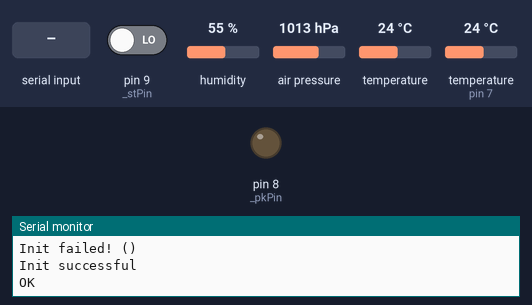
This sketch was run on a simulated Arduino Mega 2560, built with avr-gcc and run on an emulated ATmega2560. On the bench: output pins drawn as LEDs (lit = HIGH), the last lines printed to the serial monitor. The test bench sets the inputs (shaded band); at power-on: pin 9 (_stPin) LOW, humidity 55 %, air pressure 1013 hPa, temperature 24 °C, temperature (sensor on pin 7) 24 °C. The modem accepts every AT command (registered, SIM ready, sends succeed) and sends nothing else.

Above: at 3.6 s.
3.7 s: "~\n" received over Serial
At 5.6 s:
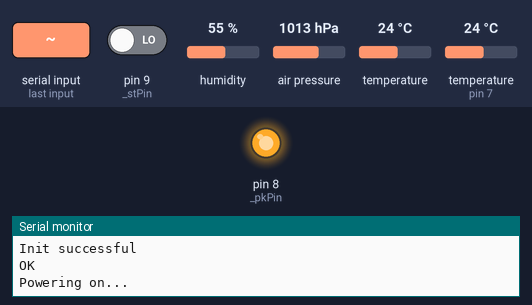
6.2 s: byte 36 ('$') received over Serial
9.2 s: "$\n" received over the second serial link
12.2 s: "~\n" received over the second serial link
14.0 s: "&\n" received over the second serial link
16.0 s: "`\n" received over the second serial link
Timing chart, 0 to 19.0 s (numbered marks = the images above; inputs shaded):
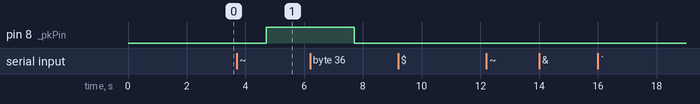

Measured:
- after the input at 3.7 s, pin 8 (_pkPin): LOW → HIGH after 1.0 s

The sketch:

WeatherStation.ino
```cpp
#define _pkPin 8
#define _stPin 9
#define PHOTORESISTOR A5

#include <DHT.h>
#include <SoftwareSerial.h>
#include <SFE_BMP180.h>
#include <Wire.h>
/*#include <TimeLib.h>
#include <DS1307RTC.h>*/

#define DHTPIN 7 // Digital PIN of DHT22
#define DHTTYPE DHT11

DHT dht(DHTPIN, DHTTYPE);
SFE_BMP180 pressure;

// power Up GPRS Shield
void powerOn() {
  Serial.print("Powering on...");
  delay(1000);
  pinMode(_pkPin, OUTPUT);
  pinMode(_stPin, INPUT);
  if (!digitalRead(_stPin)) {
      digitalWrite(_pkPin, HIGH);
      delay(3000);
  }
  digitalWrite(_pkPin, LOW);
  if (Serial1) Serial1.begin(9600);
  delay(1000);
  Serial.println("Done");
}

// power Off GPRS Shield
void powerOff() {
  Serial.print("Powering off...");
  pinMode(_pkPin, OUTPUT);
  pinMode(_stPin, INPUT);
  if (digitalRead(_stPin)) {
      digitalWrite(_pkPin, HIGH);
      delay(3000);
  }
  digitalWrite(_pkPin, LOW);
  if (Serial1) Serial1.end();
  delay(1000);
  Serial.println("Done");
}


void readSerial1() {
  if (Serial1.available()) {
    while (Serial1.available()) {
      Serial.write(Serial1.read());
    }

    // Serial.println();
  }
}

String readSerial1String() {
  String s = "";
  while (Serial1.available() && s.length() < 100) {
    char c = Serial1.read();
    s += c;
  }

  return s;
}

float h_DHT, t_DHT;

void getTemperature() {
  h_DHT = dht.readHumidity();
  t_DHT = dht.readTemperature();

  if (isnan(t_DHT) || isnan(h_DHT)) { // Check the data from DHT22
    Serial.println("Failed to read from DHT");
  }
  else {
    Serial.println("Humidity: " + (String)h_DHT);
    Serial.println("Temperature: " + (String)t_DHT + " *C");
  }
}

double t_BMP, p_BMP;
void getPressure(){
    char status;

    status = pressure.startTemperature();
    if (status != 0){
        delay(status);
        status = pressure.getTemperature(t_BMP);
        if (status != 0){
            status = pressure.startPressure(3);
            if (status != 0){
                // ожидание замера давления
                delay(status);
                status = pressure.getPressure(p_BMP, t_BMP);
                if (status != 0){
                    Serial.println("Pressure: " + (String)p_BMP);
                    Serial.println(t_BMP);
                }
            }
        }
    }
}

String print2digits(int number) { // Help function for print time
  String result_number = "";
  if (number >= 0 && number < 10) {
    result_number += "0";
  }
  result_number += (String)number;
  return result_number;
}

void setup() {
  // SIM900 (перевод в текстовый)
  Serial1.print("AT+CMGF=1\r");
  delay(200);

  // "Убиваем" все ненужные выводы
  //for (int pinN = 4; pinN <= 13; pinN++) pinMode(pinN, INPUT_PULLUP);
  //for (int pinN = A0; pinN <= A5; pinN++) pinMode(pinN, INPUT_PULLUP);
  //pinMode(SDA, INPUT_PULLUP); pinMode(SCL, INPUT_PULLUP);

  pinMode(PHOTORESISTOR, INPUT);

  Serial.begin(9600);
  Serial.flush();
  Serial1.begin(9600);
  Serial1.flush();
  Serial1.setTimeout(10);
  while (!Serial) {};

  Serial.println("Initializing sensors...");

  // Датчики
  if (pressure.begin())
    Serial.println("BMP180 initialized");
  else
    Serial.println("BMP180 failed");
  dht.begin();
  Serial.println("DHT initialized");

  Serial.println("GSM Tester loaded!");
  //Serial.println("Doing power cycle");
  //powerOff();
  //powerOn();
  int triesNum = 0;
  while (1) {
    Serial1.print("AT\r");
    delay(500);
    String s = readSerial1String();
    if (s.indexOf("OK") != -1) {
      Serial.println("Init successful");
      break;
    }
    else {
      Serial.println("Init failed! (" + s + ")");
      if (triesNum++ == 10) {
        Serial.println("Init failed, restarting...");
//        break;

        powerOff();
        delay(1000);
        powerOn();
        delay(5000);

        // SIM900 (перевод в текстовый)
        Serial1.print("AT+CMGF=1\r");
        delay(200);

        triesNum = 0;
      }
      delay(1000);
    }
  }

  // Разрешаем загрузку времени с интернета
  Serial1.print("AT+CLTS=1\r");
  delay(200);
}

void sendCommand(String command, int del = 200, bool readSerial = true) {
  Serial1.print(command + "\r");
  delay(del);

  if (readSerial)
    readSerial1();
}

int lightLevel = 0;
void getLightLevel() {
  lightLevel = analogRead(PHOTORESISTOR);
  Serial.println("Light level: " + (String)lightLevel);
}

void getSensorData() {
  getTemperature();
  getPressure();
  getLightLevel();
}

struct Time {
  int year;
  int month;
  int day;
  int hour;
  int min;
  int sec;

  Time(int y, int M, int d, int h, int m, int s) {
    year = y; month = M; day = d, hour = h, min = m, sec = s;
  }
};

// Получить информацию о времени
struct Time getTimeStamp() {
  String timeStamp;
  int tries = 20;
  while (--tries) {
    sendCommand("AT+CCLK?", 1000, false);

    timeStamp = readSerial1String();
    Serial.println("Got: '" + timeStamp + "'");
    if (timeStamp.indexOf("OK") != -1) break;
  }

  if (tries <= 0) return Time(0, 0, 0, 0, 0, 0);

  int year = (((timeStamp[19])-'0')*10)+((timeStamp[20])-48);
  int month = (((timeStamp[22])-'0')*10)+((timeStamp[23])-48);
  int day  = (((timeStamp[25])-'0')*10)+((timeStamp[26])-48);
  int hour = (((timeStamp[28])-'0')*10)+((timeStamp[29])-48);
  int min = (((timeStamp[31])-'0')*10)+((timeStamp[32])-48);
  int sec = (((timeStamp[34])-'0')*10)+((timeStamp[35])-48);

  return Time(year, month, day, hour, min, sec);
}

void sendDataToServer() {
  // Получить актуальную информацию с датчиков
  getSensorData();

  sendCommand("AT+SAPBR=3,1,\"CONTYPE\",\"GPRS\"");
  sendCommand("AT+SAPBR=3,1,\"APN\",\"internet\"");
  sendCommand("AT+SAPBR=3,1,\"USER\",\"internet\"");
  sendCommand("AT+SAPBR=3,1,\"PWD\",\"internet\"");
  sendCommand("AT+SAPBR=1,1", 1000);
  sendCommand("AT+SAPBR=2,1", 1000);
  sendCommand("AT+SAPBR=4,1", 1000);

  sendCommand("AT+HTTPINIT", 1000);
  // sendCommand("AT+HTTPSSL=1");
  sendCommand("AT+HTTPPARA=\"CID\",1", 1000);
  sendCommand("AT+HTTPPARA=\"URL\",\"http://ptsv2.com/t/dv4f2-1607713594/post\"", 2000);

  // Получить информацию о локальном времени с вышки
  Time t = getTimeStamp();

  String s;
  s += "{";
  s += "\"thisMeteoID\":" + String(12345) + ",";
  s += "\"year\":" + String(t.year) + ",";
  s += "\"month\":" + String(t.month) + ",";
  s += "\"day\":" + String(t.day) + ",";
  s += "\"hour\":" + String(t.hour) + ",";
  s += "\"minute\":" + String(t.min) + ",";
  s += "\"second\":" + String(t.sec) + ",";
  s += "\"photolight\":" + String(lightLevel) + ",";
  s += "\"humair\":" + String(h_DHT) + ",";
  s += "\"tair\":" + String(t_BMP) + ",";
  s += "\"airpressure\":" + String(p_BMP) + ",";
  s += "\"wingspeed\":" + String(0) + ",";
  s += "\"wingdir\":" + String(0) + ",";
  s += "\"error\":" + String(0) + ",";
  s += "\"errormsg\":\"" + String("no error") + "\"";
  s += "}";

  sendCommand("AT+HTTPDATA=" + String(s.length()) + ",25000", 3000);
  Serial1.write(s.c_str());
  delay(5000);
  readSerial1();

  sendCommand("AT+HTTPACTION=1", 5000);
  sendCommand("AT+HTTPREAD", 3000);
  sendCommand("AT+HTTPTERM");

  sendCommand("AT+SAPBR=0,1");
}

void loop() {
  // put your main code here, to run repeatedly:
  if (Serial.available()) {
    while (Serial.available()) {
      char c = Serial.read();
      if (c == '$') {
        sendDataToServer();
      }
      else if (c == '~') {
        // Serial.print("Powering on...");
        powerOn();
        // Serial.println("Done");
      }
      else if (c == '`') {
        // Serial.print("Powering off...");
        powerOff();
        // Serial.println("Done");
      }
      else if (c == '&') {
        Serial1.println("AT+CMGS=\"+79788418050\"");
        delay(200);

        Serial1.println("Test SMS");
        delay(200);

        // End AT command with a ^Z, ASCII code 26
        Serial1.println((char)26);
        delay(200);
        Serial1.println();
      }
      else if (c == '%') {
        getSensorData();
      }
      else if (c == '^') {
        Time t = getTimeStamp();
        Serial.println(t.year);
        Serial.println(t.month);
        Serial.println(t.day);
        Serial.println(t.hour);
        Serial.println(t.min);
        Serial.println(t.sec);
      }
      else {
        Serial1.write(c);
      }
    }
  }

  // Каждую минуту отправлять данные на сервер
  if (millis() % 60000 == 0)
    sendDataToServer();

  // DEBUG
  readSerial1();
}
```
